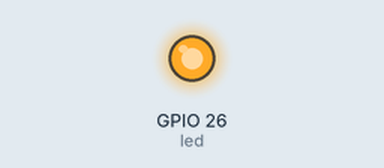
Simulated run of this program. Board: Raspberry Pi (BCM pin numbers). On the bench: output pins drawn as LEDs (lit = HIGH).

Above: at 2.5 s.
At 7.5 s:
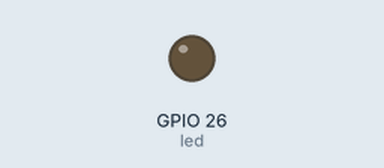
Timing chart, 0 to 13.0 s (numbered marks = the images above):
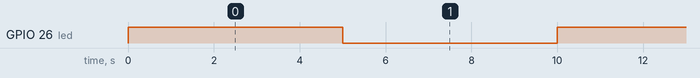

Measured:
- by itself, GPIO 26 (led): alternates HIGH for 5.0 s and LOW for 5.0 s

The program:

lab4.py
```python
import RPi.GPIO as GPIO
import time

led =26

def Init_pin():
    GPIO.setmode(GPIO.BCM)
    GPIO.setup(led,GPIO.OUT)
    GPIO.output(led,GPIO.LOW)

Init_pin()
while True:
    GPIO.output(led,GPIO.HIGH)
    time.sleep(5)
    GPIO.output(led,GPIO.LOW)
    time.sleep(5)
```
